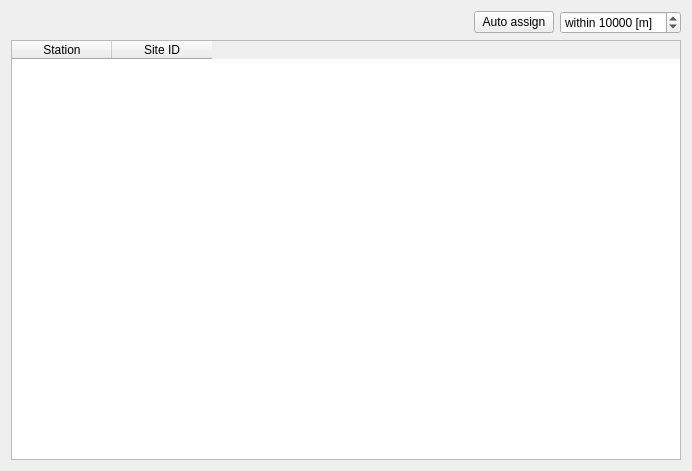
<?xml version="1.0" encoding="UTF-8"?>
<ui version="4.0">
 <class>SiteWidget</class>
 <widget class="QWidget" name="SiteWidget">
  <property name="geometry">
   <rect>
    <x>0</x>
    <y>0</y>
    <width>692</width>
    <height>471</height>
   </rect>
  </property>
  <property name="windowTitle">
   <string>Form</string>
  </property>
  <layout class="QVBoxLayout" name="verticalLayout">
   <item>
    <layout class="QHBoxLayout" name="horizontalLayout">
     <property name="topMargin">
      <number>0</number>
     </property>
     <item>
      <spacer name="horizontalSpacer">
       <property name="orientation">
        <enum>Qt::Horizontal</enum>
       </property>
       <property name="sizeHint" stdset="0">
        <size>
         <width>40</width>
         <height>20</height>
        </size>
       </property>
      </spacer>
     </item>
     <item>
      <widget class="QPushButton" name="pushButton">
       <property name="text">
        <string>Auto assign</string>
       </property>
      </widget>
     </item>
     <item>
      <widget class="QSpinBox" name="spinBox_dist">
       <property name="suffix">
        <string> [m]</string>
       </property>
       <property name="prefix">
        <string>within </string>
       </property>
       <property name="maximum">
        <number>100000</number>
       </property>
       <property name="singleStep">
        <number>1000</number>
       </property>
       <property name="value">
        <number>10000</number>
       </property>
      </widget>
     </item>
    </layout>
   </item>
   <item>
    <widget class="QTableWidget" name="tableWidget_sites">
     <attribute name="horizontalHeaderVisible">
      <bool>true</bool>
     </attribute>
     <attribute name="verticalHeaderVisible">
      <bool>false</bool>
     </attribute>
     <column>
      <property name="text">
       <string>Station</string>
      </property>
     </column>
     <column>
      <property name="text">
       <string>Site ID</string>
      </property>
     </column>
    </widget>
   </item>
  </layout>
 </widget>
 <resources/>
 <connections/>
</ui>
